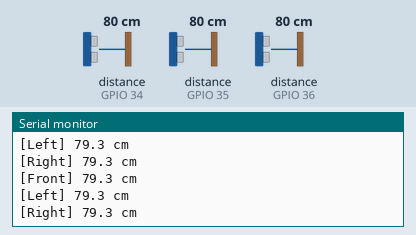
This sketch was run on a simulated ESP32. Parts: the last lines printed to the serial monitor. Wiring (inferred from the names in the program): 3 × ultrasonic range finder: trigger GPIO 13, echo GPIO 34 / trigger GPIO 14, echo GPIO 35 / trigger GPIO 27, echo GPIO 36. Inputs (shaded band) come from the test bench; at power-on: distance to the obstacle (sensors on GPIO 34, GPIO 35, GPIO 36) 80 cm. The echo pulse lasts 58.3 µs per cm.

Above: at 1.2 s.
1.3 s: distance to the obstacle (sensor on GPIO 34) set to 2 cm
At 1.91 s:
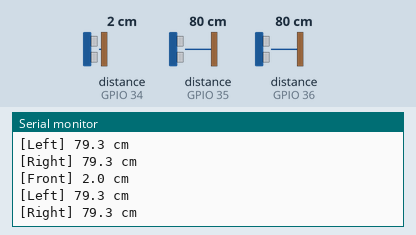
2.8 s: distance to the obstacle (sensor on GPIO 35) set to 2 cm
At 3.11 s:
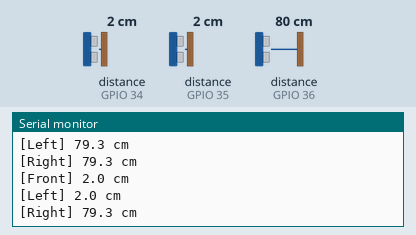
4.3 s: distance to the obstacle (sensor on GPIO 36) set to 2 cm
At 4.69 s:
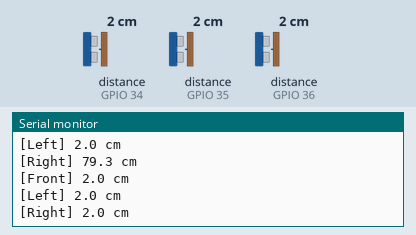
5.8 s: distance to the obstacle (sensor on GPIO 34) set to 4 cm
At 6.26 s:
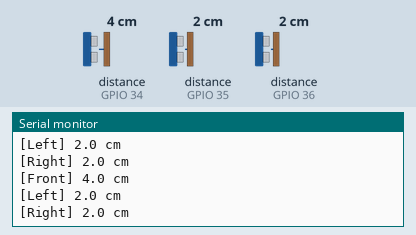
7.3 s: distance to the obstacle (sensor on GPIO 35) set to 4 cm
At 7.83 s:
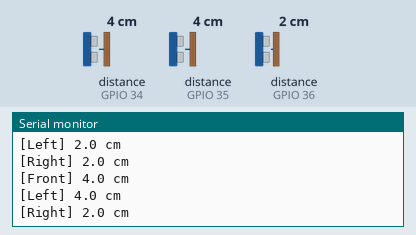
8.8 s: distance to the obstacle (sensor on GPIO 36) set to 4 cm
At 9.4 s:
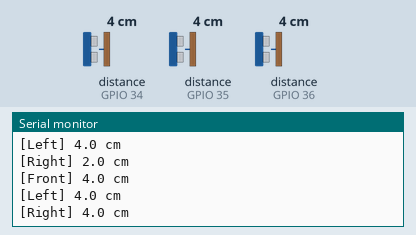
Timing chart, 0 to 11.3 s (numbered marks = the images above; inputs shaded):
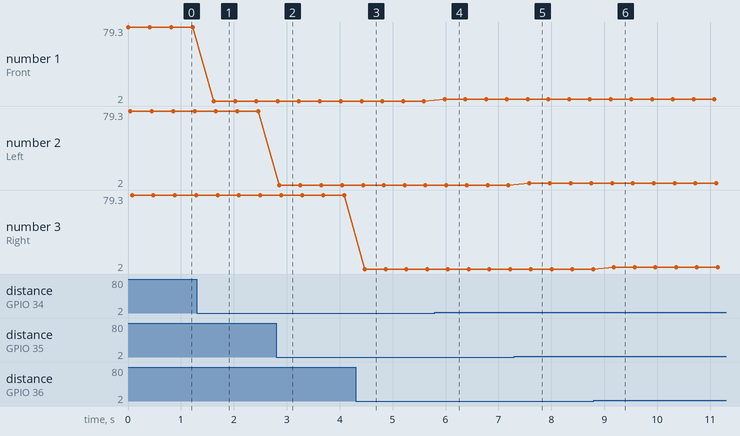

The sketch:

test_hcsr04.ino
```cpp
// Test sketch — HC-SR04 x3 only
// Pins match main_system.ino — no other devices wired needed for this test

struct Sensor { uint8_t trig; uint8_t echo; const char* label; };
const Sensor sensors[] = {
  { 13, 34, "Front" },
  { 14, 35, "Left"  },
  { 27, 36, "Right" },
};
const int NUM_S = sizeof(sensors) / sizeof(sensors[0]);

float readDistance(uint8_t trig, uint8_t echo) {
  digitalWrite(trig, LOW);  delayMicroseconds(2);
  digitalWrite(trig, HIGH); delayMicroseconds(10);
  digitalWrite(trig, LOW);
  long d = pulseIn(echo, HIGH, 30000);
  return (d == 0) ? -1 : d * 0.034f / 2.0f;
}

void setup() {
  Serial.begin(115200);
  for (int i = 0; i < NUM_S; i++) {
    pinMode(sensors[i].trig, OUTPUT);
    pinMode(sensors[i].echo, INPUT);
    digitalWrite(sensors[i].trig, LOW);
  }
}

void loop() {
  for (int i = 0; i < NUM_S; i++) {
    float d = readDistance(sensors[i].trig, sensors[i].echo);
    Serial.printf("[%s] %s cm\n", sensors[i].label,
                  d < 0 ? "---" : String(d, 1).c_str());
    delay(30);
  }
  delay(300);
}
```

Measured:
- after the input at 1.3 s, the serial monitor: prints a new line after 0.32 s (image 1)
- after the input at 2.8 s, the serial monitor: prints a new line after 0.06 s (image 2)
- after the input at 4.3 s, the serial monitor: prints a new line after 0.17 s (image 3)
- after the input at 5.8 s, the serial monitor: prints a new line after 0.18 s (image 4)
- after the input at 7.3 s, the serial monitor: prints a new line after 0.28 s (image 5)
- after the input at 8.8 s, the serial monitor: prints a new line after 0.38 s (image 6)
- plotted number 1: 79.3 → 2 after the input at 1.3 s, 2 → 4 after the input at 5.8 s
